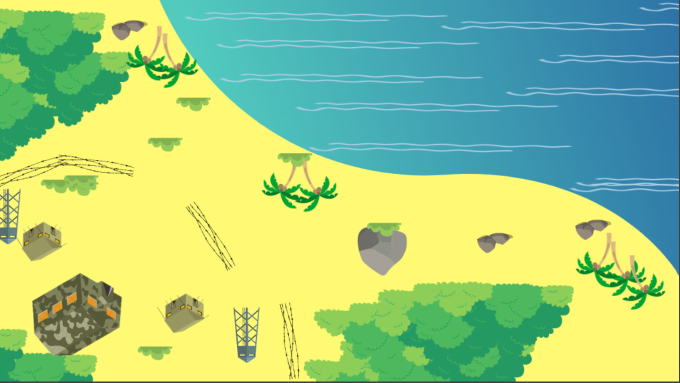
%> input picture base.png, 1360 x 765 px (shown at 1/2 size)
$ octave --eval "result = LoadImageBase;"   (GNU Octave 9; MATLAB toolbox functions it lacks are replaced by stand-ins)
%> lines starting %> are read from the running program, lines starting %| are printed output that depends on the picture
function [v_ImageBF,v_AlphaBF,...
    v_ImageF,v_AlphaF,v_ImageBat,v_AlphaBat,v_ImageTa,v_AlphaTa]=LoadImageBase()

[v_ImageBF, ~, v_AlphaBF]	= imread('base.png');
%> v_ImageBF is the input picture: size 765x1360x3 uint8; mean R, G, B 158.9, 201.6, 131.2
%> v_AlphaBF: size 765x1360 uint8; every value is 255
v_ImageBF = imresize(v_ImageBF, [1200 1200], 'lanczos3' );
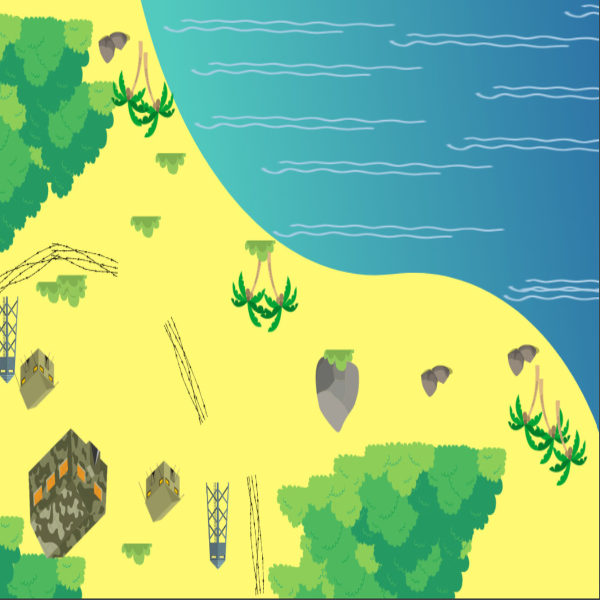
%> v_ImageBF: size 1200x1200x3 uint8 (shown at 1/2 size); mean R, G, B 158.9, 201.6, 131.2
v_AlphaBF = imresize(v_AlphaBF, [1200 1200], 'lanczos3' );
%> v_AlphaBF: size 1200x1200 uint8; every value is 255

[v_ImageF, ~, v_AlphaF]	= imread('Fight.png');
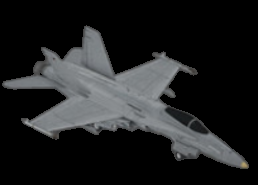
%> input picture Fight.png, 258 x 185 px
%> v_ImageF is the input picture: size 185x258x3 uint8; mean R, G, B 31.6, 32.5, 33.2
%> v_AlphaF: size 185x258 uint8; min 0, max 255, mean 63.9
v_ImageF = imresize(v_ImageF, [100 100], 'lanczos3' );
%> v_ImageF: size 100x100x3 uint8
v_AlphaF = imresize(v_AlphaF, [100 100], 'lanczos3' );
%> v_AlphaF: size 100x100 uint8

[v_ImageBat, ~, v_AlphaBat]	= imread('Battleship.png');
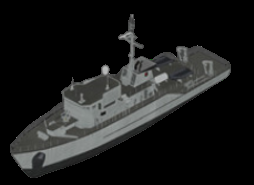
%> input picture Battleship.png, 254 x 185 px
%> v_ImageBat is the input picture: size 185x254x3 uint8; mean R, G, B 27.3, 28, 27.4
%> v_AlphaBat: size 185x254 uint8; min 0, max 255, mean 71.7
v_ImageBat = imresize(v_ImageBat, [100 100], 'lanczos3' );
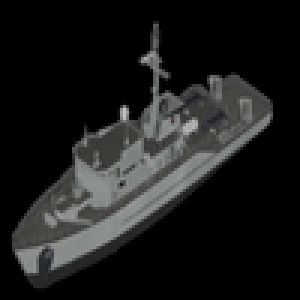
%> v_ImageBat: size 100x100x3 uint8 (shown 3 times larger); mean R, G, B 27.4, 28.1, 27.5
v_AlphaBat = imresize(v_AlphaBat, [100 100], 'lanczos3' );
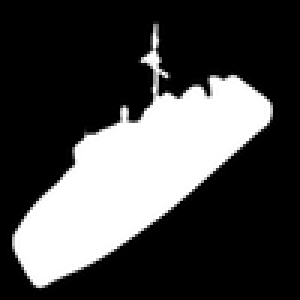
%> v_AlphaBat: size 100x100 uint8 (shown 3 times larger); min 0, max 255, mean 71.7

[v_ImageTa, ~, v_AlphaTa]	= imread('Tank.png');
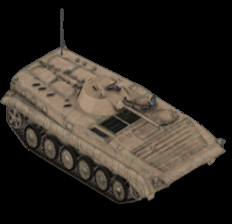
%> input picture Tank.png, 232 x 224 px
%> v_ImageTa is the input picture: size 224x232x3 uint8; mean R, G, B 45, 39.4, 33.2
%> v_AlphaTa: size 224x232 uint8; min 0, max 255, mean 100.9
v_ImageTa = imresize(v_ImageTa, [100 100], 'lanczos3' );
%> v_ImageTa: size 100x100x3 uint8
v_AlphaTa = imresize(v_AlphaTa, [100 100], 'lanczos3' );
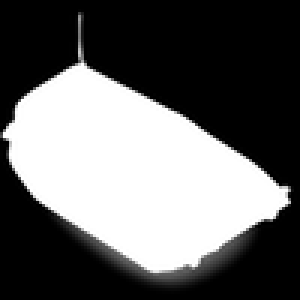
%> v_AlphaTa: size 100x100 uint8 (shown 3 times larger); min 0, max 255, mean 100.8
